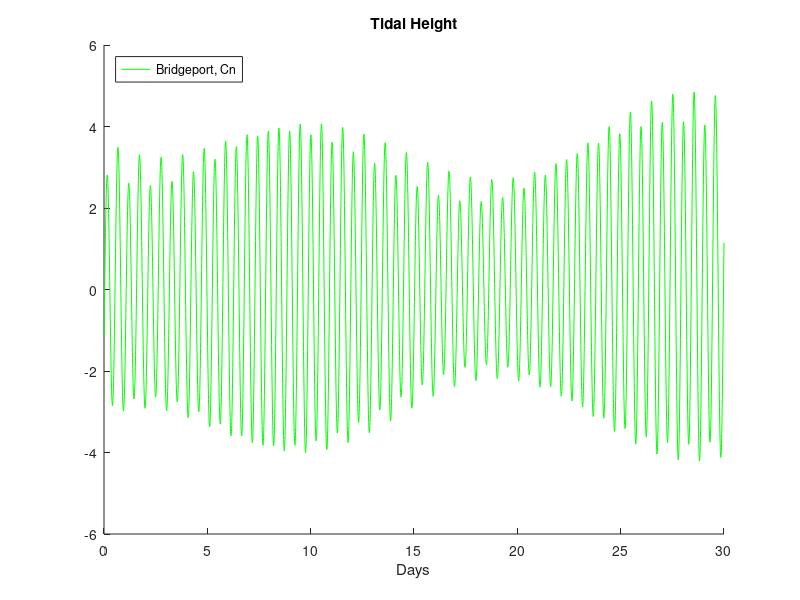

The MATLAB script that drew this image:
 HOURS_PER_DAY = 24;
 DAYS_PER_MONTH = 30.80152;
 DAYS_PER_SYEAR = 302.03719;
 DAYS_PER_TYEAR = 301.94714;
 
 % Speed in degrees per hour for various Earth-Moon-Sun astronomical attributes, as given in Tides, Surges and Mean Sea-Level, D.T. Pugh.
 clear EMS;
 % T + s - h                         +15            w0: Nominal day, ignoring the variation followed via the Equation of Time.
 %EMS.T = +360/(1.0350)/24;          %+14.492054485  w1: is the advance of the moon's longitude, referenced to the Earth's zero longitude, one full rotation in 1.0350 mean solar days.
 %EMS.s = +360/(27.3217)/24;         % +0.5490141536 w2: Moon around the earth in 27.3217 mean solar days.
 %EMS.h = +360/(365.2422)/24;        % +0.0410686388 w3: Earth orbits the sun in a tropical year of 365.24219879 days, not the 365.2425 in 365 + y/4 - y/100 + y/400. Nor with - y/4000.
 %EMS.p = +360/(365.25* 8.85)/24;    % +0.0046404    w4: Precession of the moon's perigee, once in 8.85 Julian years: apsides.
 %EMS.N = -360/(365.25*18.61)/24;    % -0.00220676   w5: Precession of the plane of the moon's orbit, once in 18.61 Julian years: negative, so recession.
 %EMS.pp= +360/(365.25*20942)/24;    % +0.000001961  w6: Precession of the perihelion, once in 20942 Julian years.
 EMS.T = +360 / (1 + 1 / DAYS_PER_MONTH) / HOURS_PER_DAY;
 EMS.s = +360 / (DAYS_PER_MONTH) / HOURS_PER_DAY;
 EMS.h = +360 / (DAYS_PER_TYEAR) / HOURS_PER_DAY;
 EMS.p = +360 / (DAYS_PER_SYEAR * 10.62) / HOURS_PER_DAY;
 EMS.N = +360 / (DAYS_PER_SYEAR * 25.84) / HOURS_PER_DAY;
 EMS.pp = +360 / (DAYS_PER_SYEAR * 18539) / HOURS_PER_DAY;
 % T + s = 15.041068639°/h is the rotation of the earth with respect to the fixed stars, as both are in the same sense.
 %                   Reference                      Angular Speed           Degrees/hour  Period in Days.  Astronomical Values.
 % Sidereal day      Distant star                   ws = w0 + w3 = w1 + w2  15.041                0.9973
 % Mean solar day    Solar transit of meridian      w0 = w1 + w2 - w3       15                    1
 % Mean lunar day    Lunar transit of meridian      w1                      14.4921               1.0350
 % Month Draconic    Lunar ascending node           w2 + w5                   .5468              27.4320
 % Month Sidereal    Distant star                   w2                        .5490              27.3217    27d07h43m11.6s  27.32166204
 % Month Anomalistic Lunar Perigee (apsides)        w2 - w4                   .5444              27.5546
 % Month Synodic     Lunar phase                    w2 - w3 = w0 - w1         .5079              29.5307    29d12h44m02.8s  29.53058796
 % Year Tropical     Solar ascending node           w3                        .0410686          365.2422   365d05h48m45s   365.24218967  at 2000AD. 365.24219879 at 1900AD.
 % Year Sidereal     Distant star                                             .0410670          365.2564   365d06h09m09s   365.256363051 at 2000AD.
 % Year Anomalistic  Solar perigee (apsides)        w3 - w6                   .0410667          365.2596   365d06h13m52s   365.259635864 at 2000AD.
 % Year nominal      Calendar                                                                   365 or 366
 % Year Julian                                                                                  365.25
 % Year Gregorian                                                                               365.2425
 % Obtaining definite values is tricky: years of 365, 365.25, 365.2425 or what days? These parameters also change with time.

 clear Tide;
 %                                          w1 w2 w3 w4 w5 w6
 Tide.Name{1} = 'M2';   Tide.Doodson{ 1} = [+2  0  0  0  0  0]; Tide.Title{ 1} = 'Principal lunar, semidiurnal';
 Tide.Name{2} = 'S2';   Tide.Doodson{ 2} = [+2 +2 -2  0  0  0]; Tide.Title{ 2} = 'Principal solar, semidiurnal';
 Tide.Name{3} = 'N2';   Tide.Doodson{ 3} = [+2 -1  0 +1  0  0]; Tide.Title{ 3} = 'Principal lunar elliptic, semidiurnal';
 Tide.Name{4} = 'L2';   Tide.Doodson{ 4} = [+2 +1  0 -1  0  0]; Tide.Title{ 4} = 'Lunar semi-diurnal: with N2 for varying speed around the ellipse';
 Tide.Name{5} = 'K2';   Tide.Doodson{ 5} = [+2 +2 -1  0  0  0]; Tide.Title{ 5} = 'Sun-Moon angle, semidiurnal';
 Tide.Name{6} = 'K1';   Tide.Doodson{ 6} = [+1 +1  0  0  0  0]; Tide.Title{ 6} = 'Sun-Moon angle, diurnal';
 Tide.Name{7} = 'O1';   Tide.Doodson{ 7} = [+1 -1  0  0  0  0]; Tide.Title{ 7} = 'Principal lunar declinational';
 Tide.Name{8} = 'Sa';   Tide.Doodson{ 8} = [ 0  0 +1  0  0  0]; Tide.Title{ 8} = 'Solar, annual';
 Tide.Name{9} = 'nu2';  Tide.Doodson{ 9} = [+2 -1 +2 -1  0  0]; Tide.Title{ 9} = 'Lunar evectional constituent: pear-shapedness due to the sun';
 Tide.Name{10} = 'Mm';  Tide.Doodson{10} = [ 0 +1  0 -1  0  0]; Tide.Title{10} = 'Lunar evectional constituent: pear-shapedness due to the sun';
 Tide.Name{11} = 'P1';  Tide.Doodson{11} = [+1 +1 -2  0  0  0]; Tide.Title{11} = 'Principal solar declination';
 Tide.Constituents = 11;
 % Because w0 + w3 = w1 + w2, the basis set {w0,...,w6} is not independent. Usage of w0 (or of EMS.T) can be eliminated.
 % For further pleasure w2 - w6 correspond to other's usage of w1 - w5.

 % Collect the basic angular speeds into an array as per A. T. Doodson's organisation. The classic Greek letter omega is represented as w.
 clear w;
 % w(0) = EMS.T + EMS.s - EMS.h;	% This should be w(0), but MATLAB doesn't allow this!
 w(1) = EMS.T;	
 w(2) = EMS.s;
 w(3) = EMS.h;
 w(4) = EMS.p;
 w(5) = EMS.N;
 w(6) = EMS.pp;

 % Prepare the basis frequencies, of sums and differences. Doodson's published coefficients typically have 5 added
 % so that no negative signs will disrupt the layout: the scheme here does not have the offset.
 disp('Name °/hour  Hours   Days');
 for i = 1:Tide.Constituents
  Tide.Speed(i) = sum(Tide.Doodson{i}.*w);    % Sum terms such as DoodsonNumber(j)*w(j) for j = 1:6.
  disp([int2str(i),' ',Tide.Name{i},' ',num2str(Tide.Speed(i)),' ',num2str(360/Tide.Speed(i)),' ',num2str(15/Tide.Speed(i)),' ',Tide.Title{i}]);
 end;

 clear Place;
 % The amplitude H and phase for each constituent are determined from the tidal record by least-squares
 % fitting to the observations of the amplitudes of the astronomical terms with expected frequencies and phases.
 % The number of constituents needed for accurate prediction varies from place to place.
 % In making up the tide tables for Long Island Sound, the National Oceanic and Atmospheric Administration
 % uses 23 constituents. The eleven whose amplitude is greater than .1 foot are:
 Place(1).Name = 'Bridgeport, Cn';	% Counting time in hours from midnight starting Sunday 1 September 1991.
 %                  M2      S2     N2    L2    K2     K1     O1    Sa   nu2    Mm     P1...
 Place(1).A = [  3.185   0.538  0.696 0.277 0.144  0.295  0.212 0.192 0.159 0.108  0.102];	% Tidal heights (feet)
 Place(1).P = [-127.24 -343.66 263.60 -4.72 -2.55 142.02 505.93 301.5 45.70 86.82 340.11];	% Phase (degrees). 
 % The values for these coefficients are taken from http://www.math.sunysb.edu/~tony/tides/harmonic.html
 % which originally came from a table published by the US. National Oceanic and Atmospheric Administration.

 % Calculate a tidal height curve, in terms of hours since the start time.
 PlaceCount = 1;
 Colour=cellstr(strvcat('g','r','b','c','m','y','k'));	% A collection.
 clear y;
 step = 0.125; LastHour = 720; % 8760 hours in a year.
 n = LastHour/step + 1;
 y(1:n,1:PlaceCount) = 0;
 t = (0:step:LastHour)/24;
 for it = 1:PlaceCount
  i = 0;
  for h = 0:step:LastHour
   i = i + 1;
   y(i,it) = sum(Place(it).A.*cosd(Tide.Speed*h + Place(it).P)); %Sum terms A(j)*cos(speed(j)*h + p(j)) for j = 1:Tide.Constituents.
  end;      % Should use cos(ix) = 2*cos([i - 1]*x)*cos(x) - cos([i - 2]*x), but, for clarity...
 end;

 figure(1); clf; hold on; title('Tidal Height'); xlabel('Days');
 for it = 1:PlaceCount
  plot(t,y(1:n,it),Colour{it});
 end;
 legend(Place(1:PlaceCount).Name,'Location','NorthWest');